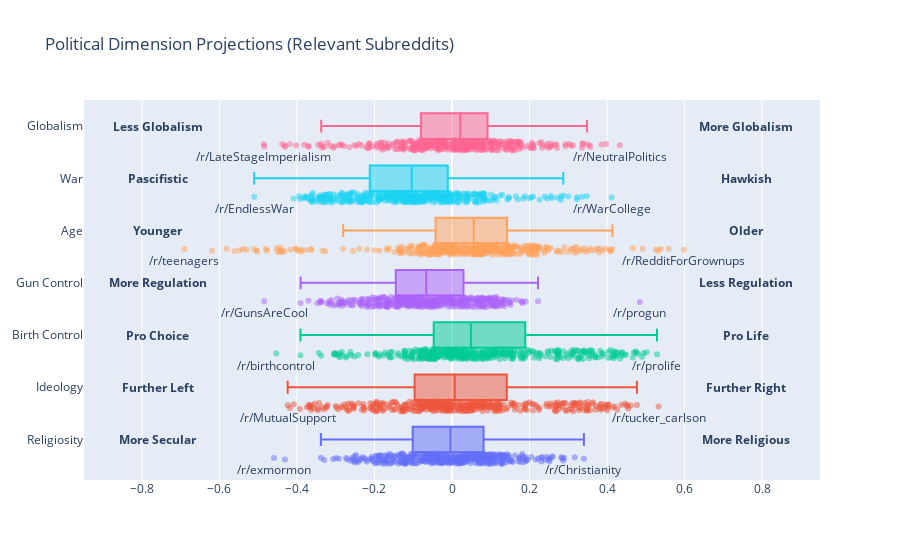

Notebook source saved alongside this figure:
### Code cell
fig = go.Figure()
[fig.add_trace(go.Box(x=proj_df[n],quartilemethod="linear", name=n,text=proj_df.index,marker=dict(opacity=0.5))) for n in proj_df.columns]
fig.update_traces(boxpoints='all', jitter=0.4)

x = abs(max(proj_df.max().max(),proj_df.min().min(),key=abs))*1.10
annotations = []

for dim_info in dims:
    annotations.append(dict(
            x=x,
            y=dim_info.name,
            xref="x",
            yref="y",
            text="<b>{}</b>".format(dim_info.tags[0]),
            showarrow=False,
            ax=-40,
            ay=0
        ))    
    annotations.append(dict(
            x=-x,
            y=dim_info.name,
            xref="x",
            yref="y",
            text=f"<b>{dim_info.tags[1]}</b>",
            showarrow=False,
            ax=-40,
            ay=0
        ))
    # Annotate 
    mx = proj_df[dim_info.name].idxmax()
    mn = proj_df[dim_info.name].idxmin()
    annotations.append(dict(
            x=proj_df.loc[mx][dim_info.name],
            y=dim_info.name,
            xref="x",
            yref="y",
            text=f"/r/{mx}",
            arrowcolor="rgba(0,0,0,0)",
            ax=0,
            ay=30
        ))
    annotations.append(dict(
            x=proj_df.loc[mn][dim_info.name],
            y=dim_info.name,
            xref="x",
            yref="y",
            text=f"/r/{mn}",
            arrowcolor="rgba(0,0,0,0)",
            ax=0,
            ay=30
        ))

fig.update_layout(
    title="Political Dimension Projections (Relevant Subreddits)",
    showlegend=False,
    annotations=annotations,
    xaxis = dict(
      range=[-x*1.25,x*1.25],  # Add some extra padding
    )
)
# fig.write_image("./test.png")

fig.show()

### Figure 1 — Plotly figure (JSON) as saved in the notebook; plotly's stock layout.template omitted (floating-point values rounded to 4 significant figures; data arrays with more than 128 entries replaced by an {"elided": "..."} marker saying what was removed)
{"data": [{"boxpoints": "all", "jitter": 0.4, "marker": {"opacity": 0.5}, "name": "Religiosity", "quartilemethod": "linear", "text": {"elided": "400 str values"}, "type": "box", "x": {"elided": "400 float values"}}, {"boxpoints": "all", "jitter": 0.4, "marker": {"opacity": 0.5}, "name": "Ideology", "quartilemethod": "linear", "text": {"elided": "400 str values"}, "type": "box", "x": {"elided": "400 float values"}}, {"boxpoints": "all", "jitter": 0.4, "marker": {"opacity": 0.5}, "name": "Birth Control", "quartilemethod": "linear", "text": {"elided": "400 str values"}, "type": "box", "x": {"elided": "400 float values"}}, {"boxpoints": "all", "jitter": 0.4, "marker": {"opacity": 0.5}, "name": "Gun Control", "quartilemethod": "linear", "text": {"elided": "400 str values"}, "type": "box", "x": {"elided": "400 float values"}}, {"boxpoints": "all", "jitter": 0.4, "marker": {"opacity": 0.5}, "name": "Age", "quartilemethod": "linear", "text": {"elided": "400 str values"}, "type": "box", "x": {"elided": "400 float values"}}, {"boxpoints": "all", "jitter": 0.4, "marker": {"opacity": 0.5}, "name": "War", "quartilemethod": "linear", "text": {"elided": "400 str values"}, "type": "box", "x": {"elided": "400 float values"}}, {"boxpoints": "all", "jitter": 0.4, "marker": {"opacity": 0.5}, "name": "Globalism", "quartilemethod": "linear", "text": {"elided": "400 str values"}, "type": "box", "x": {"elided": "400 float values"}}], "layout": {"annotations": [{"ax": -40, "ay": 0, "showarrow": false, "text": "<b>More Religious</b>", "x": 0.7595, "xref": "x", "y": "Religiosity", "yref": "y"}, {"ax": -40, "ay": 0, "showarrow": false, "text": "<b>More Secular</b>", "x": -0.7595, "xref": "x", "y": "Religiosity", "yref": "y"}, {"arrowcolor": "rgba(0,0,0,0)", "ax": 0, "ay": 30, "text": "/r/Christianity", "x": 0.3403, "xref": "x", "y": "Religiosity", "yref": "y"}, {"arrowcolor": "rgba(0,0,0,0)", "ax": 0, "ay": 30, "text": "/r/exmormon", "x": -0.4592, "xref": "x", "y": "Religiosity", "yref": "y"}, {"ax": -40, "ay": 0, "showarrow": false, "text": "<b>Further Right</b>", "x": 0.7595, "xref": "x", "y": "Ideology", "yref": "y"}, {"ax": -40, "ay": 0, "showarrow": false, "text": "<b>Further Left</b>", "x": -0.7595, "xref": "x", "y": "Ideology", "yref": "y"}, {"arrowcolor": "rgba(0,0,0,0)", "ax": 0, "ay": 30, "text": "/r/tucker_carlson", "x": 0.533, "xref": "x", "y": "Ideology", "yref": "y"}, {"arrowcolor": "rgba(0,0,0,0)", "ax": 0, "ay": 30, "text": "/r/MutualSupport", "x": -0.4239, "xref": "x", "y": "Ideology", "yref": "y"}, {"ax": -40, "ay": 0, "showarrow": false, "text": "<b>Pro Life</b>", "x": 0.7595, "xref": "x", "y": "Birth Control", "yref": "y"}, {"ax": -40, "ay": 0, "showarrow": false, "text": "<b>Pro Choice</b>", "x": -0.7595, "xref": "x", "y": "Birth Control", "yref": "y"}, {"arrowcolor": "rgba(0,0,0,0)", "ax": 0, "ay": 30, "text": "/r/prolife", "x": 0.5287, "xref": "x", "y": "Birth Control", "yref": "y"}, {"arrowcolor": "rgba(0,0,0,0)", "ax": 0, "ay": 30, "text": "/r/birthcontrol", "x": -0.4533, "xref": "x", "y": "Birth Control", "yref": "y"}, {"ax": -40, "ay": 0, "showarrow": false, "text": "<b>Less Regulation</b>", "x": 0.7595, "xref": "x", "y": "Gun Control", "yref": "y"}, {"ax": -40, "ay": 0, "showarrow": false, "text": "<b>More Regulation</b>", "x": -0.7595, "xref": "x", "y": "Gun Control", "yref": "y"}, {"arrowcolor": "rgba(0,0,0,0)", "ax": 0, "ay": 30, "text": "/r/progun", "x": 0.4844, "xref": "x", "y": "Gun Control", "yref": "y"}, {"arrowcolor": "rgba(0,0,0,0)", "ax": 0, "ay": 30, "text": "/r/GunsAreCool", "x": -0.4844, "xref": "x", "y": "Gun Control", "yref": "y"}, {"ax": -40, "ay": 0, "showarrow": false, "text": "<b>Older</b>", "x": 0.7595, "xref": "x", "y": "Age", "yref": "y"}, {"ax": -40, "ay": 0, "showarrow": false, "text": "<b>Younger</b>", "x": -0.7595, "xref": "x", "y": "Age", "yref": "y"}, {"arrowcolor": "rgba(0,0,0,0)", "ax": 0, "ay": 30, "text": "/r/RedditForGrownups", "x": 0.5981, "xref": "x", "y": "Age", "yref": "y"}, {"arrowcolor": "rgba(0,0,0,0)", "ax": 0, "ay": 30, "text": "/r/teenagers", "x": -0.6904, "xref": "x", "y": "Age", "yref": "y"}, {"ax": -40, "ay": 0, "showarrow": false, "text": "<b>Hawkish</b>", "x": 0.7595, "xref": "x", "y": "War", "yref": "y"}, {"ax": -40, "ay": 0, "showarrow": false, "text": "<b>Pascifistic</b>", "x": -0.7595, "xref": "x", "y": "War", "yref": "y"}, {"arrowcolor": "rgba(0,0,0,0)", "ax": 0, "ay": 30, "text": "/r/WarCollege", "x": 0.4118, "xref": "x", "y": "War", "yref": "y"}, {"arrowcolor": "rgba(0,0,0,0)", "ax": 0, "ay": 30, "text": "/r/EndlessWar", "x": -0.5104, "xref": "x", "y": "War", "yref": "y"}, {"ax": -40, "ay": 0, "showarrow": false, "text": "<b>More Globalism</b>", "x": 0.7595, "xref": "x", "y": "Globalism", "yref": "y"}, {"ax": -40, "ay": 0, "showarrow": false, "text": "<b>Less Globalism</b>", "x": -0.7595, "xref": "x", "y": "Globalism", "yref": "y"}, {"arrowcolor": "rgba(0,0,0,0)", "ax": 0, "ay": 30, "text": "/r/NeutralPolitics", "x": 0.4327, "xref": "x", "y": "Globalism", "yref": "y"}, {"arrowcolor": "rgba(0,0,0,0)", "ax": 0, "ay": 30, "text": "/r/LateStageImperialism", "x": -0.4855, "xref": "x", "y": "Globalism", "yref": "y"}], "showlegend": false, "title": {"text": "Political Dimension Projections (Relevant Subreddits)"}, "xaxis": {"range": [-0.9493, 0.9493]}}}
